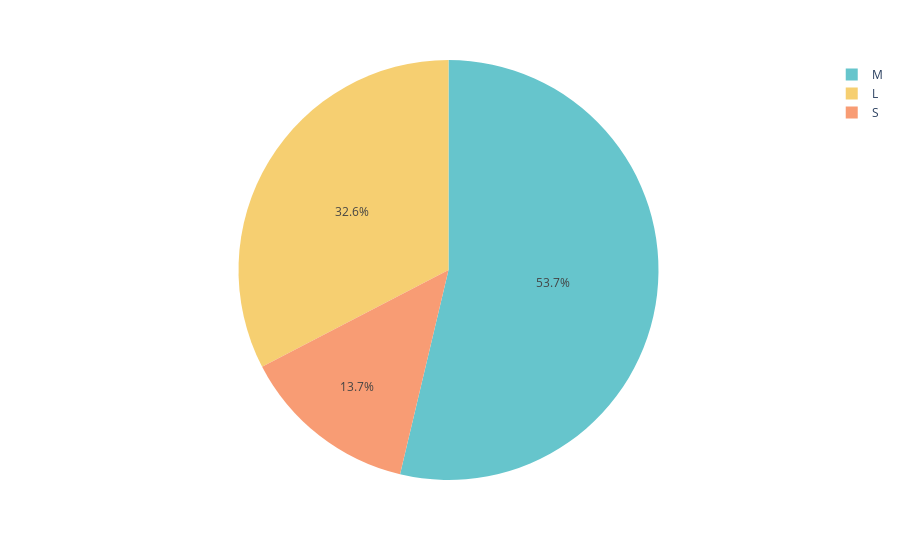

Notebook code for this chart:
### Markdown cell above
Al analizar los datos, podemos notar que las compañías de tamaño mediano tienen la mayor cantidad de empleados, seguidas por las compañías grandes y, por último, las pequeñas o "small".

### Code cell
tamanio_compañia = df_salary['Tamanio_de_compania'].value_counts()
px.pie(values=tamanio_compañia.values, names=tamanio_compañia.index ,color_discrete_sequence=px.colors.qualitative.Pastel)

### Figure 1 — Plotly figure (JSON) as saved in the notebook; plotly's stock layout.template omitted (floating-point values rounded to 4 significant figures)
{"data": [{"domain": {"x": [0, 1], "y": [0, 1]}, "hovertemplate": "label=%{label}<br>value=%{value}<extra></extra>", "labels": ["M", "L", "S"], "legendgroup": "", "name": "", "showlegend": true, "type": "pie", "values": [326, 198, 83]}], "layout": {"legend": {"tracegroupgap": 0}, "margin": {"t": 60}, "piecolorway": ["rgb(102, 197, 204)", "rgb(246, 207, 113)", "rgb(248, 156, 116)", "rgb(220, 176, 242)", "rgb(135, 197, 95)", "rgb(158, 185, 243)", "rgb(254, 136, 177)", "rgb(201, 219, 116)", "rgb(139, 224, 164)", "rgb(180, 151, 231)", "rgb(179, 179, 179)"]}}
